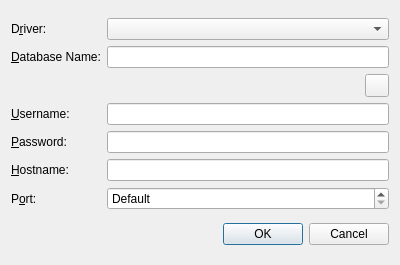
<?xml version="1.0" encoding="UTF-8"?>
<ui version="4.0">
 <class>SqlConnectionDialog</class>
 <widget class="QDialog" name="SqlConnectionDialog">
  <property name="geometry">
   <rect>
    <x>0</x>
    <y>0</y>
    <width>400</width>
    <height>265</height>
   </rect>
  </property>
  <property name="windowTitle">
   <string>Connect...</string>
  </property>
  <layout class="QVBoxLayout" name="verticalLayout">
   <item>
    <layout class="QGridLayout" name="gridLayout">
     <item row="0" column="0">
      <widget class="QLabel" name="textLabel2">
       <property name="text">
        <string>D&amp;river:</string>
       </property>
       <property name="buddy">
        <cstring>driverCombo</cstring>
       </property>
      </widget>
     </item>
     <item row="0" column="1" colspan="2">
      <widget class="QComboBox" name="driverCombo">
       <property name="toolTip">
        <string>Select the database driver</string>
       </property>
      </widget>
     </item>
     <item row="1" column="0">
      <widget class="QLabel" name="textLabel3">
       <property name="text">
        <string>&amp;Database Name:</string>
       </property>
       <property name="buddy">
        <cstring>databaseEdit</cstring>
       </property>
      </widget>
     </item>
     <item row="1" column="1" colspan="2">
      <widget class="QLineEdit" name="databaseEdit">
       <property name="sizePolicy">
        <sizepolicy hsizetype="Minimum" vsizetype="Fixed">
         <horstretch>0</horstretch>
         <verstretch>0</verstretch>
        </sizepolicy>
       </property>
       <property name="toolTip">
        <string>Enter the database name</string>
       </property>
      </widget>
     </item>
     <item row="2" column="1">
      <spacer name="horizontalSpacer">
       <property name="orientation">
        <enum>Qt::Horizontal</enum>
       </property>
       <property name="sizeHint" stdset="0">
        <size>
         <width>40</width>
         <height>20</height>
        </size>
       </property>
      </spacer>
     </item>
     <item row="3" column="0">
      <widget class="QLabel" name="textLabel4">
       <property name="text">
        <string>&amp;Username:</string>
       </property>
       <property name="buddy">
        <cstring>usernameEdit</cstring>
       </property>
      </widget>
     </item>
     <item row="3" column="1" colspan="2">
      <widget class="QLineEdit" name="usernameEdit">
       <property name="toolTip">
        <string>Enter the user name</string>
       </property>
      </widget>
     </item>
     <item row="4" column="0">
      <widget class="QLabel" name="textLabel4_2">
       <property name="text">
        <string>&amp;Password:</string>
       </property>
       <property name="buddy">
        <cstring>passwordEdit</cstring>
       </property>
      </widget>
     </item>
     <item row="4" column="1" colspan="2">
      <widget class="QLineEdit" name="passwordEdit">
       <property name="echoMode">
        <enum>QLineEdit::Password</enum>
       </property>
      </widget>
     </item>
     <item row="5" column="0">
      <widget class="QLabel" name="textLabel5">
       <property name="text">
        <string>&amp;Hostname:</string>
       </property>
       <property name="buddy">
        <cstring>hostnameEdit</cstring>
       </property>
      </widget>
     </item>
     <item row="5" column="1" colspan="2">
      <widget class="QLineEdit" name="hostnameEdit">
       <property name="toolTip">
        <string>Enter the hostname</string>
       </property>
      </widget>
     </item>
     <item row="6" column="0">
      <widget class="QLabel" name="textLabel5_2">
       <property name="text">
        <string>P&amp;ort:</string>
       </property>
       <property name="buddy">
        <cstring>portSpinBox</cstring>
       </property>
      </widget>
     </item>
     <item row="6" column="1" colspan="2">
      <widget class="QSpinBox" name="portSpinBox">
       <property name="toolTip">
        <string>Enter the port number</string>
       </property>
       <property name="specialValueText">
        <string>Default</string>
       </property>
       <property name="minimum">
        <number>-1</number>
       </property>
       <property name="maximum">
        <number>65535</number>
       </property>
       <property name="value">
        <number>-1</number>
       </property>
      </widget>
     </item>
     <item row="2" column="2">
      <widget class="QToolButton" name="databaseFileButton">
       <property name="toolTip">
        <string>Press to select a database file</string>
       </property>
      </widget>
     </item>
    </layout>
   </item>
   <item>
    <widget class="QDialogButtonBox" name="buttonBox">
     <property name="orientation">
      <enum>Qt::Horizontal</enum>
     </property>
     <property name="standardButtons">
      <set>QDialogButtonBox::Cancel|QDialogButtonBox::Ok</set>
     </property>
    </widget>
   </item>
  </layout>
 </widget>
 <tabstops>
  <tabstop>driverCombo</tabstop>
  <tabstop>databaseEdit</tabstop>
  <tabstop>databaseFileButton</tabstop>
  <tabstop>usernameEdit</tabstop>
  <tabstop>passwordEdit</tabstop>
  <tabstop>hostnameEdit</tabstop>
  <tabstop>portSpinBox</tabstop>
  <tabstop>buttonBox</tabstop>
 </tabstops>
 <resources/>
 <connections>
  <connection>
   <sender>buttonBox</sender>
   <signal>accepted()</signal>
   <receiver>SqlConnectionDialog</receiver>
   <slot>accept()</slot>
   <hints>
    <hint type="sourcelabel">
     <x>248</x>
     <y>254</y>
    </hint>
    <hint type="destinationlabel">
     <x>157</x>
     <y>274</y>
    </hint>
   </hints>
  </connection>
  <connection>
   <sender>buttonBox</sender>
   <signal>rejected()</signal>
   <receiver>SqlConnectionDialog</receiver>
   <slot>reject()</slot>
   <hints>
    <hint type="sourcelabel">
     <x>316</x>
     <y>260</y>
    </hint>
    <hint type="destinationlabel">
     <x>286</x>
     <y>274</y>
    </hint>
   </hints>
  </connection>
 </connections>
</ui>
